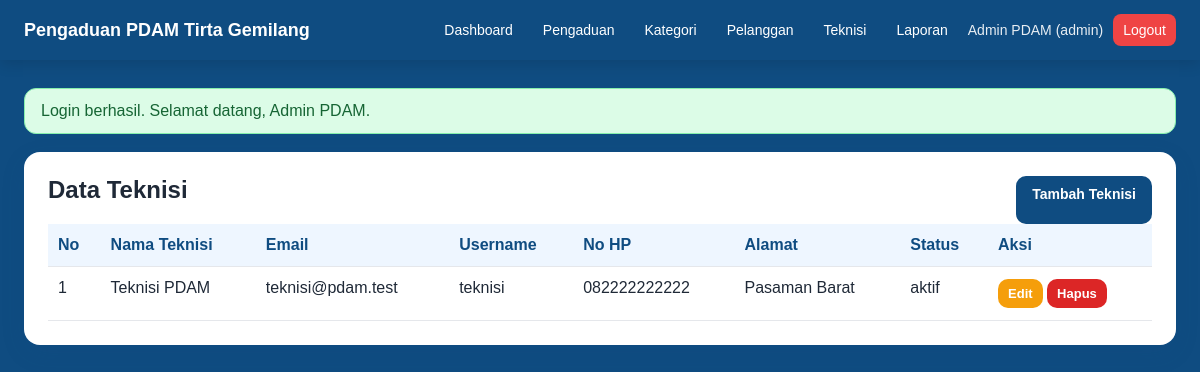
Screenshot of /teknisi.php (signed in) with the database file from the repository.
### tables this page shows
CREATE TABLE users (
    id_user INT AUTO_INCREMENT PRIMARY KEY,
    nama VARCHAR(100) NOT NULL,
    email VARCHAR(100) NOT NULL UNIQUE,
    username VARCHAR(50) NOT NULL UNIQUE,
    password VARCHAR(255) NOT NULL,
    role ENUM('pelanggan','admin','teknisi') NOT NULL,
    no_hp VARCHAR(20),
    alamat TEXT,
    status ENUM('aktif','nonaktif') DEFAULT 'aktif',
    created_at DATETIME DEFAULT CURRENT_TIMESTAMP
);

### helpers.php (called while the page is built, shortened)
<?php
function e($value) {
    return htmlspecialchars((string)$value, ENT_QUOTES, 'UTF-8');
}
function asset($path = '') {
    return BASE_URL . '/' . ltrim($path, '/');
}
?>

### teknisi.php (the view, shortened to what this page needs)
<?php
require_once __DIR__ . '/../config/database.php';
require_once __DIR__ . '/../config/helpers.php';
$stmt = $pdo->query("SELECT * FROM users WHERE role = 'teknisi' ORDER BY id_user DESC");
$data = $stmt->fetchAll();
require_once __DIR__ . '/../includes/header.php';
require_once __DIR__ . '/../includes/navbar.php';
?>
<div class="container">
    <?php require_once __DIR__ . '/../includes/alerts.php'; ?>
    <div class="card">
        <div class="actions" style="justify-content: space-between;">
            <h2>Data Teknisi</h2>
            <a class="btn" href="<?= asset('admin/teknisi_form.php'); ?>">Tambah Teknisi</a>
        </div>
        <div class="table-wrapper">
            <table>
                <thead>
                    <tr>
                        <th>No</th>
                        <th>Nama Teknisi</th>
                        <th>Email</th>
                        <th>Username</th>
                        <th>No HP</th>
                        <th>Alamat</th>
                        <th>Status</th>
                        <th>Aksi</th>
                    </tr>
                </thead>
                <tbody>
                    <?php foreach ($data as $i => $row): ?>
                        <tr>
                            <td><?= $i + 1; ?></td>
                            <td><?= e($row['nama']); ?></td>
                            <td><?= e($row['email']); ?></td>
                            <td><?= e($row['username']); ?></td>
                            <td><?= e($row['no_hp']); ?></td>
                            <td><?= e($row['alamat']); ?></td>
                            <td><?= e($row['status']); ?></td>
                            <td>
                                <a class="btn btn-sm btn-warning" href="<?= asset('admin/teknisi_form.php?id=' . $row['id_user']); ?>">Edit</a>
                                <a class="btn btn-sm btn-danger" data-confirm="Yakin nonaktifkan/hapus teknisi ini?" href="<?= asset('admin/teknisi_hapus.php?id=' . $row['id_user']); ?>">Hapus</a>
                            </td>
                        </tr>
                    <?php endforeach; ?>
                </tbody>
            </table>
        </div>
    </div>
</div>

### style.css (style rules this page uses)
* { box-sizing: border-box; }
html, body { height: 100%; margin: 0; }
body { min-height: 100vh; font-family: Arial, Helvetica, sans-serif; background: #0f4c81; color: #1f2937; display: flex; flex-direction: column; }
a { text-decoration: none; color: inherit; }
.container { width: 100%; max-width: 100%; margin: 28px 0; padding: 0 24px; }
.card { background: #fff; border-radius: 16px; padding: 24px; box-shadow: 0 8px 24px rgba(15, 76, 129, 0.12); margin-bottom: 20px; }
.card h1, .card h2, .card h3 { margin-top: 0; }
.btn { display: inline-block; padding: 10px 16px; border: none; border-radius: 10px; background: #0f4c81; color: #fff; cursor: pointer; font-weight: bold; font-size: 14px; }
.btn-danger { background: #dc2626; }
.btn-warning { background: #f59e0b; }
.btn-sm { padding: 7px 10px; font-size: 13px; }
.table-wrapper { overflow-x: auto; }
table { width: 100%; border-collapse: collapse; background: #fff; }
th, td { padding: 12px 10px; border-bottom: 1px solid #e5e7eb; text-align: left; vertical-align: top; }
th { background: #eef6ff; color: #0f4c81; }
.actions { display: flex; gap: 8px; flex-wrap: wrap; }

### rows the page displays
users: nama "Teknisi PDAM", email "teknisi@pdam.test", username "teknisi", no_hp "082222222222", alamat "Pasaman Barat", status "aktif"

### other values shown
APP_SHORT_NAME "Pengaduan PDAM Tirta Gemilang"
$user['nama'] "Admin PDAM"
$user['role'] "admin"
$msg "Login berhasil. Selamat datang, Admin PDAM."
